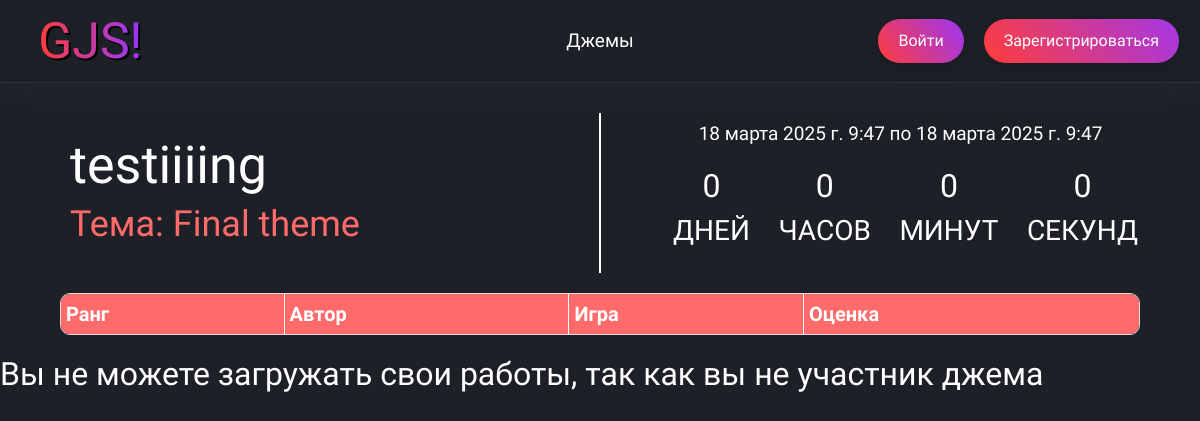
The app's page /jams/f20b0c2b-890e-48f1-b9b1-07ecd52055f5/, older data.
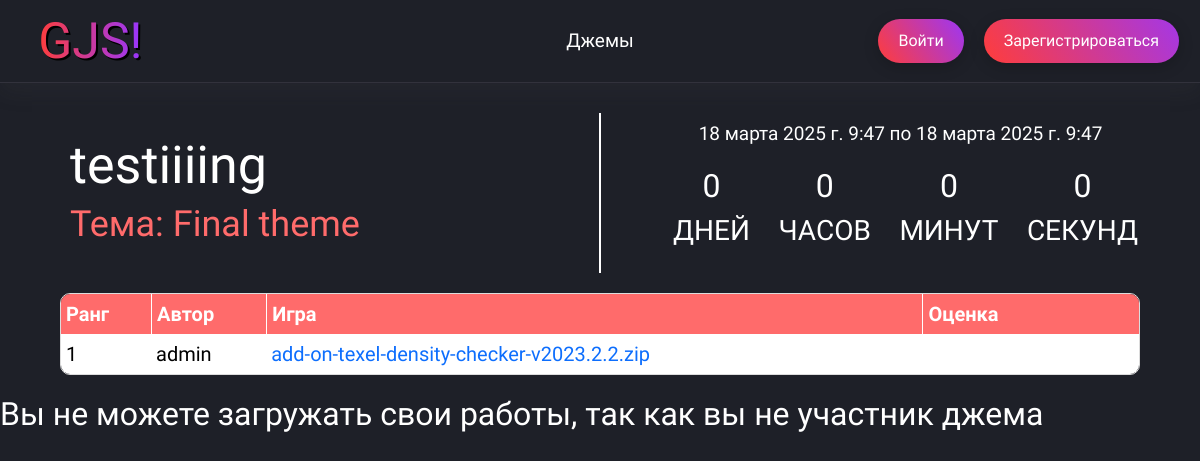
The same page, newer data.
### jams/models/game.py (models this page shows, shortened)
class Game(models.Model):
    title = models.CharField(max_length=100, verbose_name='Название игры')
    slug = models.SlugField(blank=True)
    description = models.TextField(verbose_name='Описание игры', blank=True, null=True)
    image = models.ImageField(upload_to="game_images/", verbose_name='Изображение игры', blank=True, null=True)
    jam_uuid = models.ForeignKey(GameJam, on_delete=models.CASCADE, related_name="games", verbose_name='Джем')
    user = models.ForeignKey(User, on_delete=models.CASCADE, verbose_name='Автор')
    game_file = models.FileField(upload_to="zip_uploads/", verbose_name='Файл игры')
    uploaded_time = models.DateTimeField(auto_now_add=True, verbose_name='Дата загрузки')
    class Meta:
        verbose_name = "Игра"
        verbose_name_plural = "Игры"

### users/models.py (models this page shows)
class User(AbstractUser):
    email = models.EmailField(unique=True, verbose_name="Электронная почта")
    avatar_image = models.ImageField(upload_to="users", blank=True, null=True)
    hat_image = models.ImageField(upload_to="users", blank=True, null=True)

### jams/views.py (the view, shortened to what this page needs)
# urls.py: path('<uuid:uuid>/', views.GameJamDetail.as_view(), name='gamejam_detail'),
class GameJamDetail(DetailView):
    model = GameJam
    template_name = 'pages/jams_pages/gamejam_detail.html'
    context_object_name = "gamejam_detail"
    def get_context_data(self, **kwargs):
        context = super().get_context_data(**kwargs)
        user_games = Game.objects.filter(jam_uuid=self.object.uuid).order_by('-uploaded_time')
        for game in user_games:
            game.cleaned_name = game.game_file.name.replace('zip_uploads/', '')
        context["user_games"] = user_games
        return context
    def get_object(self, queryset=None):
        return GameJam.objects.get(uuid=self.kwargs.get("uuid"))

### templates/pages/jams_pages/gamejam_detail.html (shortened to what this page needs)
{% extends 'base.html' %}
{% load static %}
{% block head %}
<link rel="stylesheet" href="{% static 'css/gmjDetail.css' %}">
<link rel="stylesheet" href="{% static 'css/popup.css' %}">
{% endblock %}
{% block content %}
<div class="div-header">
    <div class="container-title">
        <h1>{{gamejam_detail.title}}</h1>
        <p>Тема: {{gamejam_detail.theme}}</p>
    </div>
    <span class="del"></span>
    <div class="date">
        <div class="countdown-container">
            <div id="countdown">
                <div class="container-date">
                    {{gamejam_detail.date_start}}
                    по
                    {{gamejam_detail.date_end}}
                </div>
                <ul id="countdown-list">
                    <li class="countdown-element"><span id="days"></span><p>Дней</p></li>
                    <li class="countdown-element"><span id="hours"></span><p>Часов</p></li>
                    <li class="countdown-element"><span id="minutes"></span><p>Минут</p></li>
                    <li class="countdown-element"><span id="seconds"></span><p>Секунд</p></li>
                </ul>
            </div>
        </div>
    </div>
</div>
<div class="jam-container">
    <div class="upl-container">
        <table class="games-table">
            <thead>
                <tr>
                    <th>Ранг</th>
                    <th>Автор</th>
                    <th>Игра</th>
                    <th>Оценка</th>
                </tr>
            </thead>
            <tbody>
                {% for user_game in user_games %}
                <tr>
                    <td class="rank">{{forloop.counter}}</td>
                    <td class="username">{{ user_game.user.username }}</td>
                    <td>
                        <a href="{% url 'download_file' gamejam_detail.uuid user_game.id %}">
                            {{ user_game.cleaned_name }}
                        </a>
                    </td>
                    <td>
                    </td>
                </tr>
                {% endfor %}
            </tbody>
        </table>
    </div>
    {% if gamejam_detail.status == 'OG' %}
        {% if request.user not in gamejam_detail.users.all %}
            <h2>Вы не можете загружать свои работы, так как вы не участник джема</h2>
        {% endif %}
    {% endif %}
</div>
{% endblock %}

Row changes from the older to the newer data that the page shows:
added Game: user.username "admin", cleaned_name "add-on-texel-density-checker-v2023.2.2.zip"
